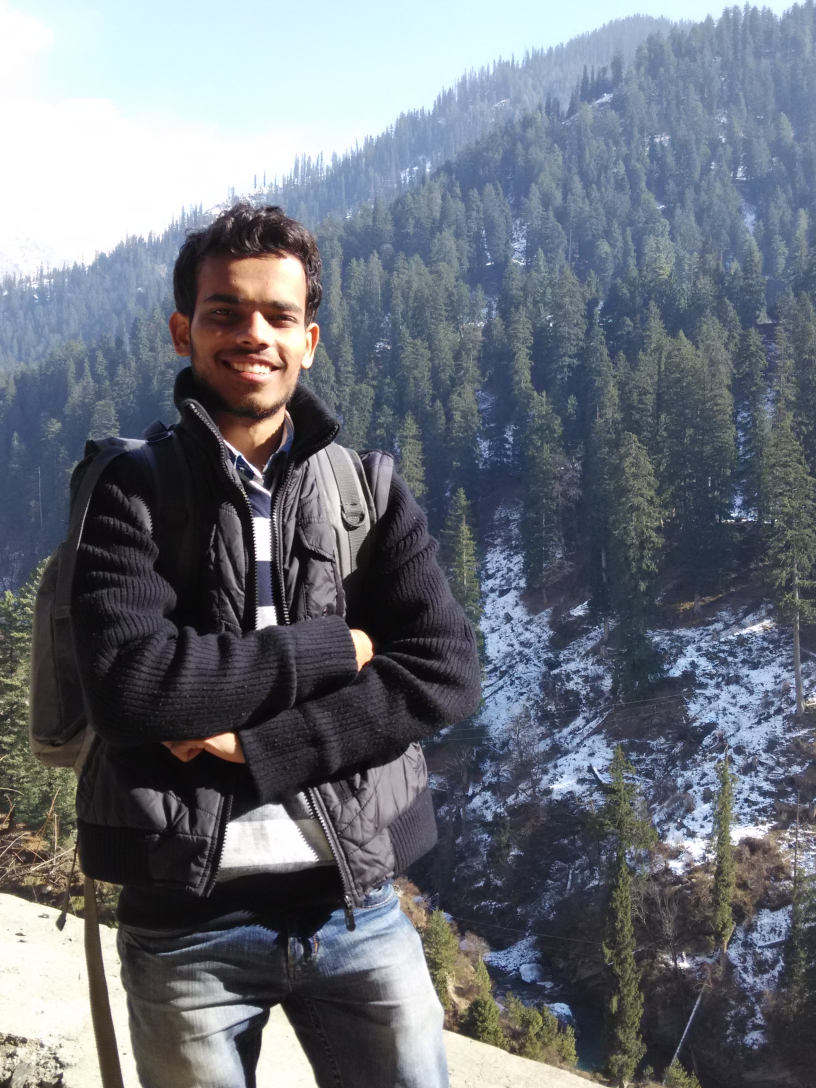
#> input picture haios/image/smile.jpg, 2448 x 3264 px (shown at 1/3 size)
$ python __main__.py image/smile.jpg   (Python 2 division)
#> lines starting #> are read from the running program, lines starting #| are printed output that depends on the picture
#> in desktopSearch, image is the input picture: shape (3264, 2448, 3); mean B, G, R 122.2, 112.9, 107.6
### haios/descriptor/descriptor.py
"""
@ Dec 2015 HAIOS PRODUCT ( haikent < hitesh kumar regar> )

"""

#open cv
import cv2
#open cv
import cv

# for storing image in arrya
import numpy as np

# Local Binary Pattern function
from skimage.feature import local_binary_pattern as LBP
# To calculate a normalized histogram
from scipy.stats import itemfreq

"""
ABOUT LBP Descriptor -- @source:http://hanzratech.in/2015/05/30/local-binary-patterns.html
=======STEP=====
1. Load the color image.
2. Convert to grayscale image.
3. Calculate the LBP mask.
4. Calculate the LBP Histogram and normalize it.
"""

class LBPDescriptor:
    def __init__(self,radius=3):
        self.radius = radius

    # [12 lines left out: function describe, not called in this run]


class ColorDescriptor:
        def __init__(self,bins):
                   #store the no of bins for 3d histogram
                self.bins=bins
        # [12 lines left out: function histogram, not called in this run]
        def describe(self,image):
             #convert the image to the hsv color space and initialize
             #the features used to quantify the image
             image = cv2.cvtColor(image,cv.CV_BGR2HSV)
             features = []

             #grab the dimension and compute the center of the image
             (h,w) = image.shape[:2]
             (cX,cY) = (int(w*0.5),int(h*0.5))

             #devide the image into four rectangles /
             #segments (top-left,top-right,bottom-right,bottom-left)

             segments = [(0,cX,0,cY),(cX,w,0,cY),(cX,w,cY,h),(0,cX,cY,h)]

             #costruct an elliptical mask representing the center of the image
             (axesX,axesY) = (int(w*0.75)/2,int(h*0.75)/2)
             ellipsMask = np.zeros(image.shape[:2],dtype="uint8")
             cv2.ellipse(ellipsMask,(cX,cY),(axesX,axesY),0,0,360,255,-1)

             # Loop over the segments
             for (startX,endX,startY,endY) in segments:
                 #construct a mask for each corner of the images , subtracting
                 #the ellipticalcenter from it
                 cornerMask = np.zeros(image.shape[:2],dtype="uint8")
                 cv2.rectangle(cornerMask,(startX,startY),(endX,endY),255,-1)
                 cornerMask=cv2.subtract(cornerMask,ellipsMask)

                 #extract a color histogram from the elliptical region and
                 #update the frature vector

                 hist = self.histogram(image,ellipsMask)
                 features.extend(hist)

             #return the feature vector
             return features

def hello():
        return "your are in  descriptor module"

### haios/__main__.py
#!/usr/bin/env python
from descriptor import descriptor as des
from distance import distance as dis
from spider import spider
from objects import objects
import sys
import cv2
import threading
import time
import random

def hkresize(image):
    r=100.0/image.shape[1]
#> r = 0.0408
    dim=(100,int(image.shape[0]*r))
#> dim = (100, 133)
    resize=cv2.resize(image,dim,interpolation=cv2.INTER_AREA)
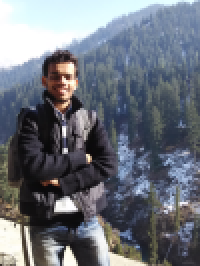
#> resize: shape (133, 100, 3) (shown 2 times larger); mean B, G, R 122.2, 112.9, 107.6
    return resize

def hkimshow(title,image):
        r=200.0/image.shape[1]
        dim=(200,int(image.shape[0]*r))
        resize=cv2.resize(image,dim,interpolation=cv2.INTER_AREA)
        cv2.imshow(title,resize)

dirs=("/home/haikent/Pictures/lalla",) #'/media/haikent/521686E01686C487/picture/'

class matching(threading.Thread):
      key={}
      result=[]
      def __init__(self,image):
          threading.Thread.__init__(self)
          self.image=image

      def run(self):
           try:
               img=cv2.imread(self.image)
               img=hkresize(img)
               cd=des.ColorDescriptor((8,12,3))
               f1=self.key["cd"]
               f2=cd.describe(img)
               distance=dis.Distance(f1,f2)
               """faceObj=objects.Face()
               faceList=faceObj.getFaces(img)"""
               fd=1
               """for face1 in self.key["faces"]:
                   for face2 in faceList:
                       lbp=des.LBPDescriptor(3)
                       ff1=lbp.describe(face1)
                       ff2=lbp.describe(face2)
                       facedistance=dis.Distance(ff1,ff2)
                       if facedistance.chi_distance() < 0.009 :
                               fd+=1
               #if fd > 1 :
                #    hkimshow(str(distance.chi_distance()),img)"""
               print distance.chi_distance(),fd
               self.result.append((self.image,distance.chi_distance(),1.0/fd))
           except:
               print "error",self.image


def desktopSearch(imgp):
       image = cv2.imread(imgp)
       image = hkresize(image)
       cd=des.ColorDescriptor((8,12,3))
       matching.key["cd"]=cd.describe(image)

       faceObj=objects.Face()
       matching.key["faces"]=faceObj.getFaces(image)
       imlist=[]
       for dir in dirs:
           imlist+=spider.desktopSpiderThread(dir)
       print imlist
       thrdlist=[]
       print "scaning...."
       i=0
       for img in imlist:
           th=matching(img)
           thrdlist.append(th)
           th.start()
           time.sleep(0.01)

       for  th in thrdlist:
           th.join()
       print "complete scan"
       cv2.waitKey(0)
       cv2.destroyAllWindows()
       print matching.result


def main():
    if len(sys.argv) > 1:
            desktopSearch(sys.argv[1])
            #print cv2.imread("haios/image/smile.jpg")
    else:
        print "please provide image path"

if __name__ == '__main__':
#> (the run stopped early here; a loop or call above may not have finished)

$ run again, with haios/image/sampleImage1.jpg copied over haios/image/smile.jpg
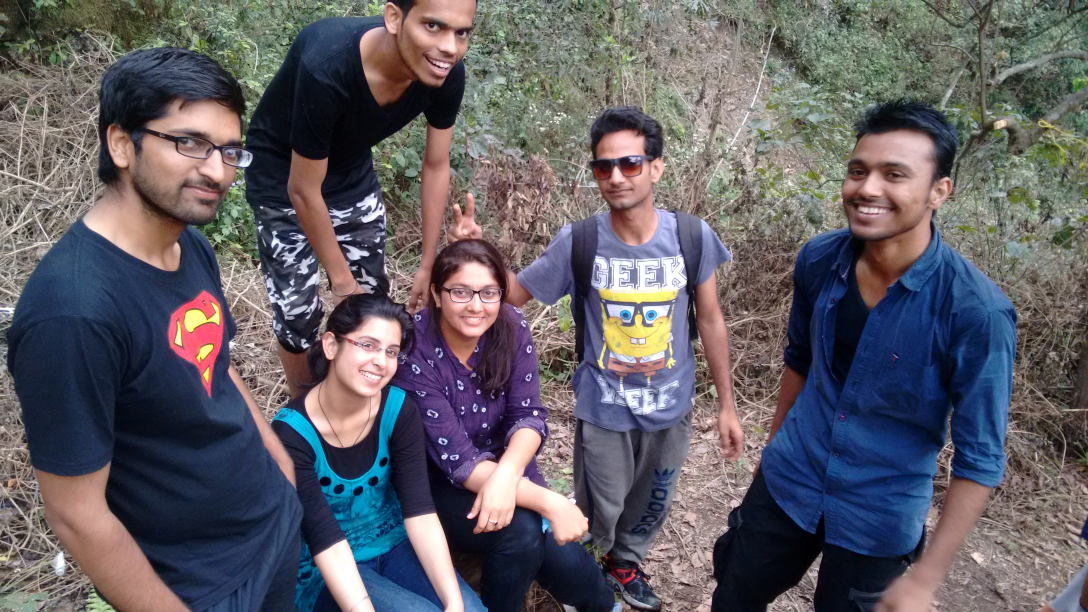
#> input picture haios/image/sampleImage1.jpg, 3264 x 1836 px (shown at 1/3 size)
#> in desktopSearch, image is the input picture: shape (1836, 3264, 3); mean B, G, R 100.5, 94.1, 97.3
#> in hkresize, `resize=cv2.resize(image,dim,interpolation=cv2.INTER_AREA)`:
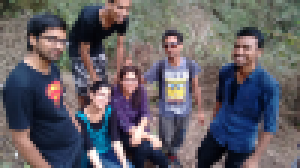
#> resize: shape (56, 100, 3) (shown 3 times larger); mean B, G, R 100.5, 94.1, 97.3

$ run again, with haios/image/sampleImage2.jpg copied over haios/image/smile.jpg
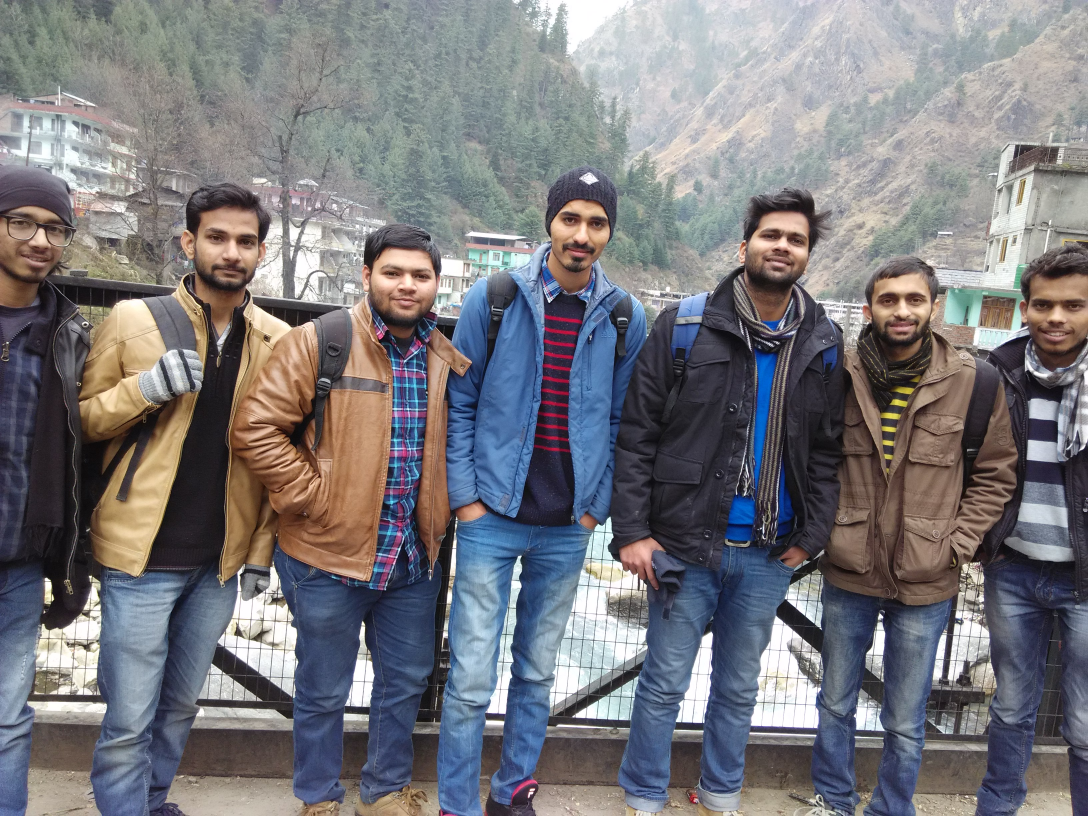
#> input picture haios/image/sampleImage2.jpg, 3264 x 2448 px (shown at 1/3 size)
#> in desktopSearch, image is the input picture: shape (2448, 3264, 3); mean B, G, R 124.1, 119.7, 120.7
#> in hkresize, `resize=cv2.resize(image,dim,interpolation=cv2.INTER_AREA)`:
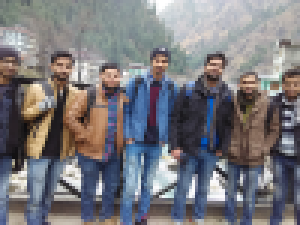
#> resize: shape (75, 100, 3) (shown 3 times larger); mean B, G, R 124.1, 119.7, 120.7
